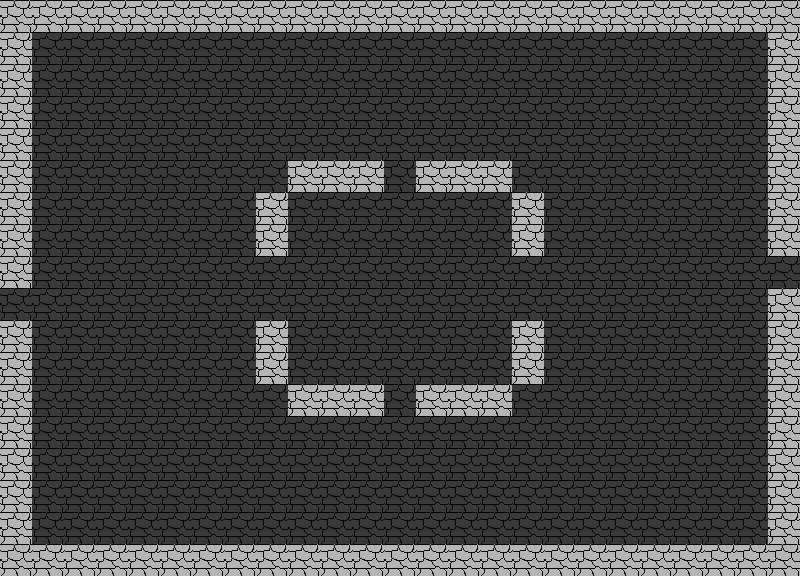

Rendered tile map (Tiled .tmx) drawn with the repository's tilesets; below, a short description and the full map source, tile grids included:
An orthogonal 25x18 tile map with 32x32 px tiles, 1 tile layer (floor) and 8 objects (4x enemy, 3x door, player).

<map version="1.10" tiledversion="1.11.2" orientation="orthogonal" renderorder="right-down" width="25" height="18" tilewidth="32" tileheight="32" infinite="0" nextlayerid="3" nextobjectid="11">
 <tileset firstgid="1" source="placeholder.tsx" />
 <layer id="1" name="floor" width="25" height="18">
  <data encoding="csv">
2,2,2,2,2,2,2,2,2,2,2,2,2,2,2,2,2,2,2,2,2,2,2,2,2,
2,1,1,1,1,1,1,1,1,1,1,1,1,1,1,1,1,1,1,1,1,1,1,1,2,
2,1,1,1,1,1,1,1,1,1,1,1,1,1,1,1,1,1,1,1,1,1,1,1,2,
2,1,1,1,1,1,1,1,1,1,1,1,1,1,1,1,1,1,1,1,1,1,1,1,2,
2,1,1,1,1,1,1,1,1,1,1,1,1,1,1,1,1,1,1,1,1,1,1,1,2,
2,1,1,1,1,1,1,1,1,2,2,2,1,2,2,2,1,1,1,1,1,1,1,1,2,
2,1,1,1,1,1,1,1,2,1,1,1,1,1,1,1,2,1,1,1,1,1,1,1,2,
2,1,1,1,1,1,1,1,2,1,1,1,1,1,1,1,2,1,1,1,1,1,1,1,2,
2,1,1,1,1,1,1,1,1,1,1,1,1,1,1,1,1,1,1,1,1,1,1,1,1,
1,1,1,1,1,1,1,1,1,1,1,1,1,1,1,1,1,1,1,1,1,1,1,1,2,
2,1,1,1,1,1,1,1,2,1,1,1,1,1,1,1,2,1,1,1,1,1,1,1,2,
2,1,1,1,1,1,1,1,2,1,1,1,1,1,1,1,2,1,1,1,1,1,1,1,2,
2,1,1,1,1,1,1,1,1,2,2,2,1,2,2,2,1,1,1,1,1,1,1,1,2,
2,1,1,1,1,1,1,1,1,1,1,1,1,1,1,1,1,1,1,1,1,1,1,1,2,
2,1,1,1,1,1,1,1,1,1,1,1,1,1,1,1,1,1,1,1,1,1,1,1,2,
2,1,1,1,1,1,1,1,1,1,1,1,1,1,1,1,1,1,1,1,1,1,1,1,2,
2,1,1,1,1,1,1,1,1,1,1,1,1,1,1,1,1,1,1,1,1,1,1,1,2,
2,2,2,2,2,2,2,2,2,2,2,2,2,2,2,2,2,2,2,2,2,2,2,2,2
</data>
 </layer>
 <objectgroup id="2" name="objects" visible="0">
  <object id="1" type="enemy" gid="5" x="416" y="320" width="32" height="32" />
  <object id="2" type="enemy" gid="5" x="352" y="288" width="32" height="32" />
  <object id="3" type="enemy" gid="5" x="384" y="256" width="32" height="32" />
  <object id="4" type="enemy" gid="5" x="384" y="352" width="32" height="32" />
  <object id="7" type="door" gid="3" x="768" y="288" width="32" height="32" />
  <object id="8" type="door" gid="3" x="0" y="320" width="32" height="32" />
  <object id="9" type="door" gid="3" x="384" y="32" width="32" height="32" />
  <object id="10" type="player" gid="4" x="384" y="64" width="32" height="32" />
 </objectgroup>
</map>
